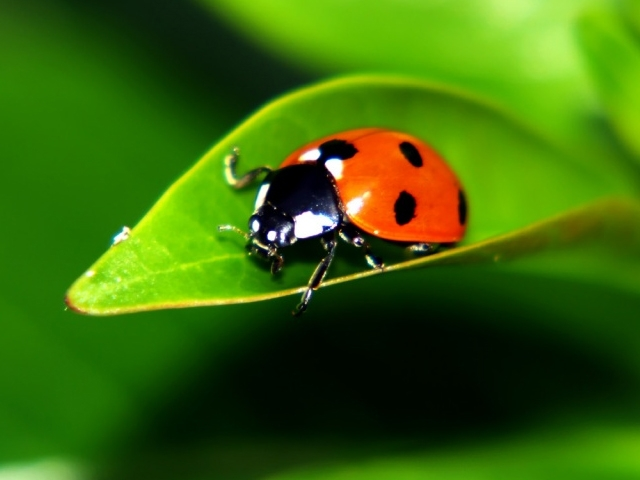
#> input picture Resources/bug.jpg, 640 x 480 px
$ python chapter_02.py
#> lines starting #> are read from the running program, lines starting #| are printed output that depends on the picture; after the words box and inside, x2 and y2 are one past the last pixel; in counts of white or black regions, pixels touching at a corner belong together
import cv2
import numpy as np

## Chapter 2: Basic Functions

img = cv2.imread("Resources/bug.jpg")
#> img is the input picture: shape (480, 640, 3); mean B, G, R 8.4, 102.3, 56.7

kernel = np.ones( (5,5), np.uint8 ) # para_1 is size of matrix and para_2 is type of object
# uint8 = unsigned int of 8 bit, This means value can ranges from 0-255

imgGray = cv2.cvtColor(img,cv2.COLOR_BGR2GRAY) # The function converts an input image from one color space to another
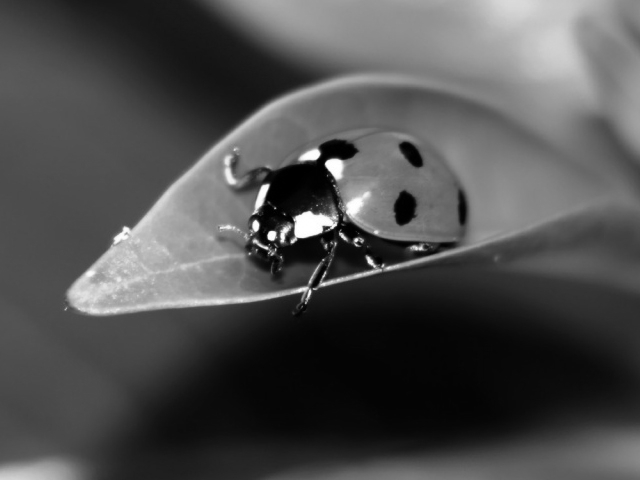
#> imgGray: shape (480, 640); min 0, max 255, mean 77.9
                         #  Note that the default color format in OpenCV is often referred to as RGB but it is actually BGR (the bytes are reversed)
# first parameter is source and second is color change

# we can use Gaussian blur to our image using original colored or gray scale image

imgBlur = cv2.GaussianBlur(imgGray , (7,7) , 0) # parameters source , gaussian kernel , sigma

# to find edges in image

imgCanny = cv2.Canny(img,100,100) # It takes threshold values as parameter
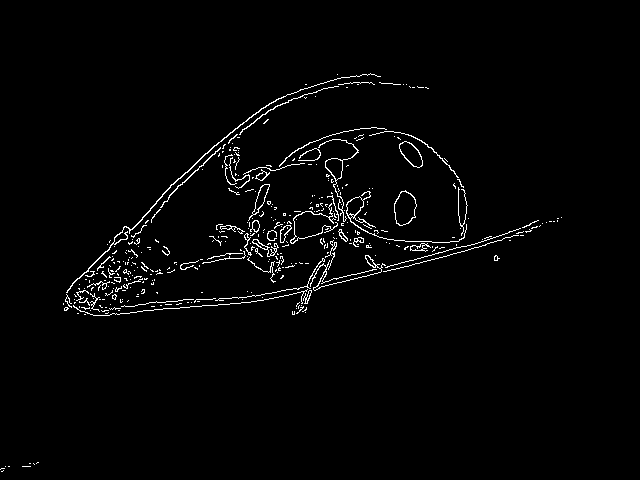
#> imgCanny: shape (480, 640); 2% white in thin lines or dots, all inside (x1, y1, x2, y2) = (0, 73, 562, 472)

# to increase the thickness of image

imgDialtion = cv2.dilate(imgCanny, kernel , iterations=1)
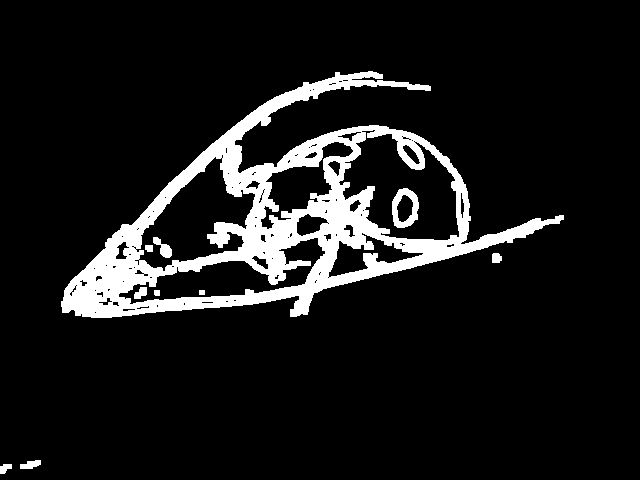
#> imgDialtion: shape (480, 640); 10.1% white; 10 white regions, largest, box (x1, y1, x2, y2) and area: (61, 71, 564, 318) 29635, (392, 188, 419, 228) 562, (153, 237, 172, 258) 192
# The function supports the in-place mode. Dilation can be applied several ( iterations ) times.
# In case of multi-channel images, each channel is processed independently.

# here we take imgCanny because we are dealing with edges
# 2nd parameter is kernel which is a matrix (sizeOf , valueOf)
# numpy is useful for deal with matrix

# Eroded is oposite to Dialtion
# In dialtion we get thick edges in this we get thin edges

imgEroded = cv2.erode(imgDialtion,kernel,iterations=1)
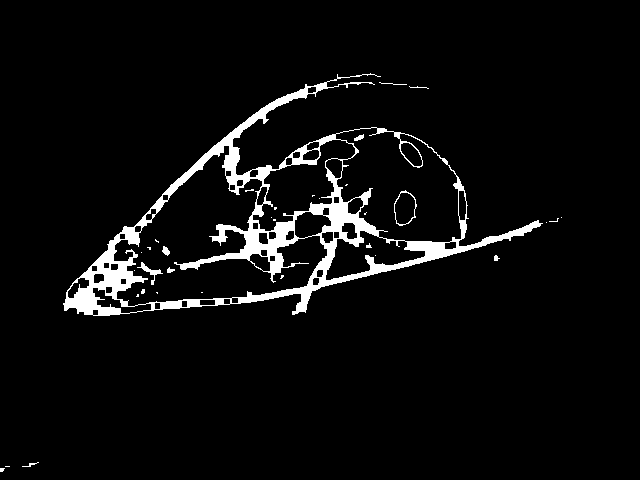
#> imgEroded: shape (480, 640); 4.9% white; 34 white regions (24 under 20 px), largest, box (x1, y1, x2, y2) and area: (63, 73, 543, 316) 14586, (137, 262, 163, 285) 130, (394, 190, 417, 226) 118

cv2.imshow(" Gray",imgGray)
# [4 lines of commented-out code are left out]
cv2.waitKey(0)

$ run again, with Resources/railway.jpg copied over Resources/bug.jpg
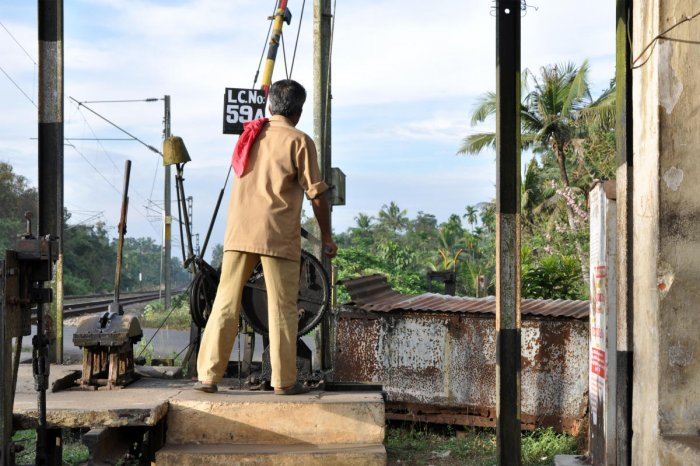
#> input picture Resources/railway.jpg, 700 x 466 px
#> img is the input picture: shape (466, 700, 3); mean B, G, R 133.8, 142.9, 145.6
#> `imgCanny = cv2.Canny(img,100,100)`:
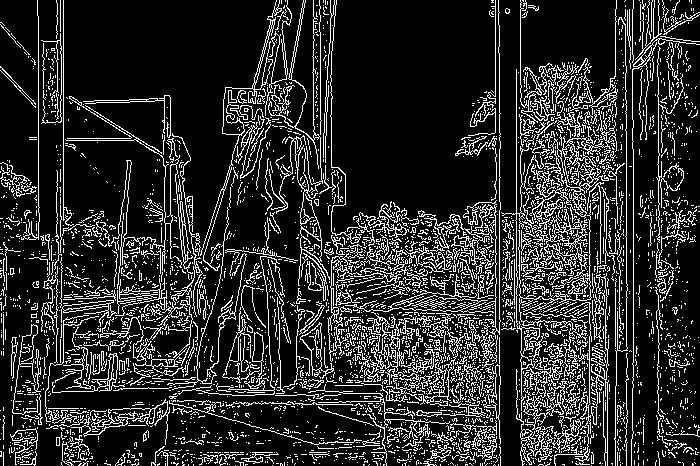
#> imgCanny: shape (466, 700); 17.1% white in thin lines or dots
#> imgDialtion: shape (466, 700); 63.7% white; 485 black regions (326 under 20 px), largest, box (x1, y1, x2, y2) and area: (334, 0, 494, 231) 31062, (66, 0, 273, 239) 23184, (523, 0, 614, 95) 5849
#> `imgEroded = cv2.erode(imgDialtion,kernel,iterations=1)`:
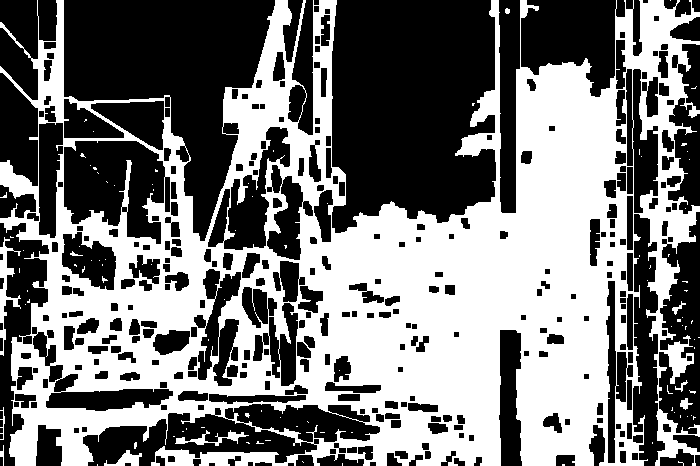
#> imgEroded: shape (466, 700); 47% white; 100 white regions (89 under 20 px), largest, box (x1, y1, x2, y2) and area: (0, 0, 700, 466) 151178, (0, 237, 21, 356) 702, (175, 430, 249, 446) 346
